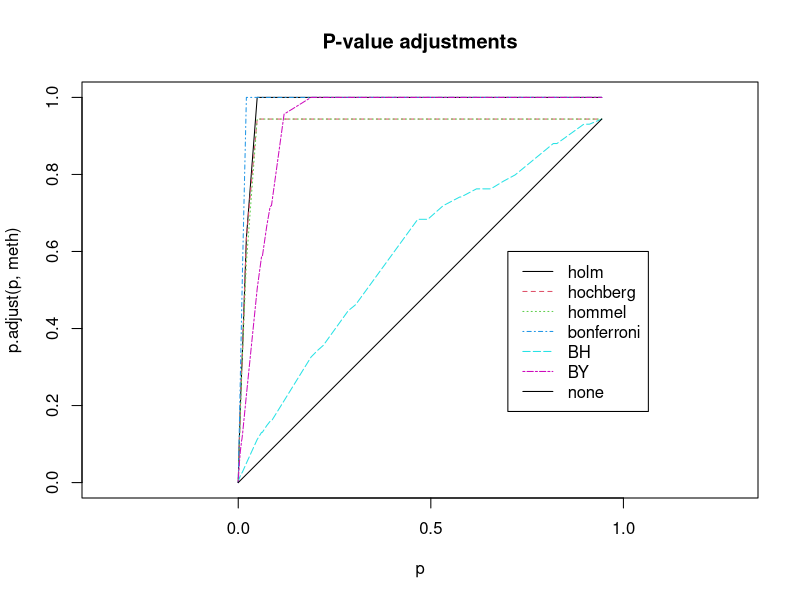

This chart was generated by the following R code:
require(graphics)

set.seed(123)
x <- rnorm(50, mean = c(rep(0, 25), rep(3, 25)))
p <- 2*pnorm(sort(-abs(x)))

round(p, 3)
round(p.adjust(p), 3)
round(p.adjust(p, "BH"), 3)

## or all of them at once (dropping the "fdr" alias):
p.adjust.M <- p.adjust.methods[p.adjust.methods != "fdr"]
p.adj    <- sapply(p.adjust.M, function(meth) p.adjust(p, meth))
p.adj.60 <- sapply(p.adjust.M, function(meth) p.adjust(p, meth, n = 60))
stopifnot(identical(p.adj[,"none"], p), p.adj <= p.adj.60)
round(p.adj, 3)
## or a bit nicer:
noquote(apply(p.adj, 2, format.pval, digits = 3))


## and a graphic:
matplot(p, p.adj, ylab="p.adjust(p, meth)", type = "l", asp = 1, lty = 1:6,
        main = "P-value adjustments")
legend(0.7, 0.6, p.adjust.M, col = 1:6, lty = 1:6)

## Can work with NA's:
pN <- p; iN <- c(46, 47); pN[iN] <- NA
pN.a <- sapply(p.adjust.M, function(meth) p.adjust(pN, meth))
## The smallest 20 P-values all affected by the NA's :
round((pN.a / p.adj)[1:20, ] , 4)